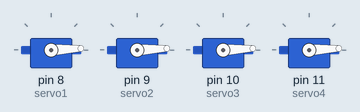
This sketch was run on a simulated Arduino Uno, built with avr-gcc and run on an emulated ATmega328P. Shown: 4 × servo.

Above: at 0.05 s.
At 0.7 s:
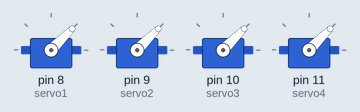
At 1.35 s:
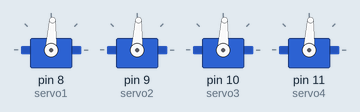
At 2.65 s:
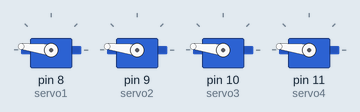
At 3.95 s:
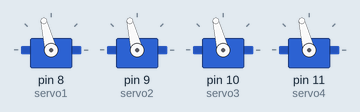
At 5.3 s:
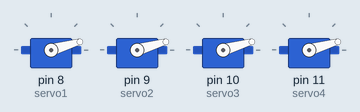
Timing chart, 0 to 7.2 s (numbered marks = the images above):
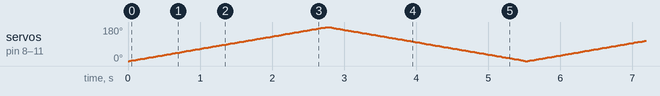

The sketch:

Servo_test_Arduino.ino
```cpp
#include <Servo.h>

Servo servo1;
Servo servo2;
Servo servo3;
Servo servo4;

void setup() {
  servo1.attach(8);
  servo2.attach(9);
  servo3.attach(10);
  servo4.attach(11);
}

void loop() {
  // Sweep from 0 to 180
  for (int pos = 0; pos <= 180; pos++) {
    servo1.write(pos);
    servo2.write(pos);
    servo3.write(pos);
    servo4.write(pos);
    delay(15);
  }

  // Sweep back from 180 to 0
  for (int pos = 180; pos >= 0; pos--) {
    servo1.write(pos);
    servo2.write(pos);
    servo3.write(pos);
    servo4.write(pos);
    delay(15);
  }
}
```
